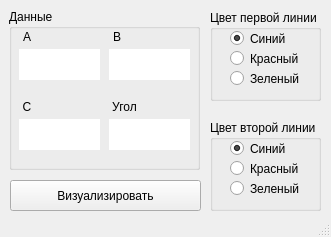
<?xml version="1.0" encoding="UTF-8"?>
<ui version="4.0">
 <class>MainWindow</class>
 <widget class="QMainWindow" name="MainWindow">
  <property name="enabled">
   <bool>true</bool>
  </property>
  <property name="geometry">
   <rect>
    <x>0</x>
    <y>0</y>
    <width>331</width>
    <height>237</height>
   </rect>
  </property>
  <property name="minimumSize">
   <size>
    <width>331</width>
    <height>237</height>
   </size>
  </property>
  <property name="maximumSize">
   <size>
    <width>331</width>
    <height>237</height>
   </size>
  </property>
  <property name="windowTitle">
   <string>Главное меню</string>
  </property>
  <widget class="QWidget" name="centralwidget">
   <widget class="QPushButton" name="vizualize_button">
    <property name="geometry">
     <rect>
      <x>10</x>
      <y>180</y>
      <width>191</width>
      <height>31</height>
     </rect>
    </property>
    <property name="text">
     <string>Визуализировать</string>
    </property>
   </widget>
   <widget class="QGroupBox" name="color_group">
    <property name="geometry">
     <rect>
      <x>210</x>
      <y>10</y>
      <width>111</width>
      <height>91</height>
     </rect>
    </property>
    <property name="title">
     <string>Цвет первой линии</string>
    </property>
    <widget class="QRadioButton" name="f_color_b">
     <property name="geometry">
      <rect>
       <x>20</x>
       <y>20</y>
       <width>82</width>
       <height>17</height>
      </rect>
     </property>
     <property name="text">
      <string>Синий</string>
     </property>
     <property name="checked">
      <bool>true</bool>
     </property>
    </widget>
    <widget class="QRadioButton" name="f_color_r">
     <property name="geometry">
      <rect>
       <x>20</x>
       <y>40</y>
       <width>82</width>
       <height>17</height>
      </rect>
     </property>
     <property name="text">
      <string>Красный</string>
     </property>
    </widget>
    <widget class="QRadioButton" name="f_color_g">
     <property name="geometry">
      <rect>
       <x>20</x>
       <y>60</y>
       <width>82</width>
       <height>17</height>
      </rect>
     </property>
     <property name="text">
      <string>Зеленый</string>
     </property>
    </widget>
   </widget>
   <widget class="QGroupBox" name="groupBox">
    <property name="geometry">
     <rect>
      <x>9</x>
      <y>9</y>
      <width>191</width>
      <height>161</height>
     </rect>
    </property>
    <property name="autoFillBackground">
     <bool>false</bool>
    </property>
    <property name="title">
     <string>Данные</string>
    </property>
    <widget class="QLabel" name="label">
     <property name="geometry">
      <rect>
       <x>10</x>
       <y>20</y>
       <width>16</width>
       <height>16</height>
      </rect>
     </property>
     <property name="text">
      <string>A</string>
     </property>
     <property name="alignment">
      <set>Qt::AlignCenter</set>
     </property>
    </widget>
    <widget class="QLineEdit" name="a_input">
     <property name="geometry">
      <rect>
       <x>10</x>
       <y>40</y>
       <width>81</width>
       <height>31</height>
      </rect>
     </property>
     <property name="font">
      <font>
       <kerning>true</kerning>
      </font>
     </property>
     <property name="inputMethodHints">
      <set>Qt::ImhNone</set>
     </property>
     <property name="frame">
      <bool>false</bool>
     </property>
     <property name="alignment">
      <set>Qt::AlignCenter</set>
     </property>
    </widget>
    <widget class="QLabel" name="label_2">
     <property name="geometry">
      <rect>
       <x>100</x>
       <y>20</y>
       <width>16</width>
       <height>16</height>
      </rect>
     </property>
     <property name="text">
      <string>B</string>
     </property>
     <property name="alignment">
      <set>Qt::AlignCenter</set>
     </property>
    </widget>
    <widget class="QLineEdit" name="b_input">
     <property name="geometry">
      <rect>
       <x>100</x>
       <y>40</y>
       <width>81</width>
       <height>31</height>
      </rect>
     </property>
     <property name="font">
      <font>
       <kerning>true</kerning>
      </font>
     </property>
     <property name="inputMethodHints">
      <set>Qt::ImhNone</set>
     </property>
     <property name="frame">
      <bool>false</bool>
     </property>
     <property name="alignment">
      <set>Qt::AlignCenter</set>
     </property>
    </widget>
    <widget class="QLabel" name="label_3">
     <property name="geometry">
      <rect>
       <x>10</x>
       <y>90</y>
       <width>16</width>
       <height>16</height>
      </rect>
     </property>
     <property name="text">
      <string>C</string>
     </property>
     <property name="alignment">
      <set>Qt::AlignCenter</set>
     </property>
    </widget>
    <widget class="QLineEdit" name="c_input">
     <property name="geometry">
      <rect>
       <x>10</x>
       <y>110</y>
       <width>81</width>
       <height>31</height>
      </rect>
     </property>
     <property name="font">
      <font>
       <kerning>true</kerning>
      </font>
     </property>
     <property name="inputMethodHints">
      <set>Qt::ImhNone</set>
     </property>
     <property name="frame">
      <bool>false</bool>
     </property>
     <property name="alignment">
      <set>Qt::AlignCenter</set>
     </property>
    </widget>
    <widget class="QLabel" name="label_4">
     <property name="geometry">
      <rect>
       <x>100</x>
       <y>90</y>
       <width>31</width>
       <height>16</height>
      </rect>
     </property>
     <property name="text">
      <string>Угол</string>
     </property>
     <property name="alignment">
      <set>Qt::AlignCenter</set>
     </property>
    </widget>
    <widget class="QLineEdit" name="angle_input">
     <property name="geometry">
      <rect>
       <x>100</x>
       <y>110</y>
       <width>81</width>
       <height>31</height>
      </rect>
     </property>
     <property name="font">
      <font>
       <kerning>true</kerning>
      </font>
     </property>
     <property name="inputMethodHints">
      <set>Qt::ImhNone</set>
     </property>
     <property name="frame">
      <bool>false</bool>
     </property>
     <property name="alignment">
      <set>Qt::AlignCenter</set>
     </property>
    </widget>
   </widget>
   <widget class="QGroupBox" name="color_group_2">
    <property name="geometry">
     <rect>
      <x>210</x>
      <y>120</y>
      <width>111</width>
      <height>91</height>
     </rect>
    </property>
    <property name="title">
     <string>Цвет второй линии</string>
    </property>
    <widget class="QRadioButton" name="s_color_b">
     <property name="geometry">
      <rect>
       <x>20</x>
       <y>20</y>
       <width>82</width>
       <height>17</height>
      </rect>
     </property>
     <property name="text">
      <string>Синий</string>
     </property>
     <property name="checked">
      <bool>true</bool>
     </property>
    </widget>
    <widget class="QRadioButton" name="s_color_r">
     <property name="geometry">
      <rect>
       <x>20</x>
       <y>40</y>
       <width>82</width>
       <height>17</height>
      </rect>
     </property>
     <property name="text">
      <string>Красный</string>
     </property>
    </widget>
    <widget class="QRadioButton" name="s_color_g">
     <property name="geometry">
      <rect>
       <x>20</x>
       <y>60</y>
       <width>82</width>
       <height>17</height>
      </rect>
     </property>
     <property name="text">
      <string>Зеленый</string>
     </property>
    </widget>
   </widget>
  </widget>
  <widget class="QStatusBar" name="statusbar"/>
 </widget>
 <tabstops>
  <tabstop>a_input</tabstop>
  <tabstop>b_input</tabstop>
  <tabstop>c_input</tabstop>
  <tabstop>angle_input</tabstop>
  <tabstop>vizualize_button</tabstop>
  <tabstop>f_color_b</tabstop>
  <tabstop>f_color_r</tabstop>
  <tabstop>f_color_g</tabstop>
 </tabstops>
 <resources/>
 <connections/>
</ui>
